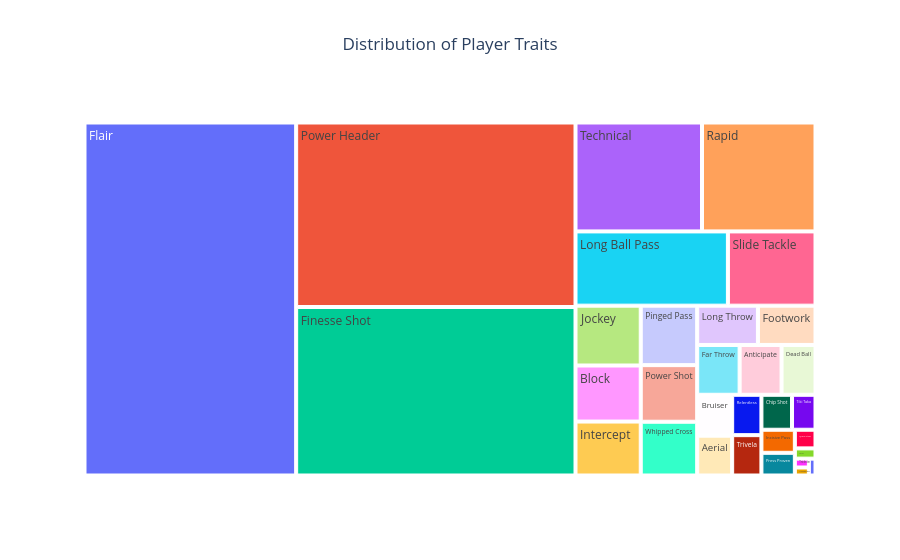

The notebook cell saved with this chart:
### Code cell
traits_series = df_clean['player_traits'].str.split(',', expand=True).stack()
trait_counts = traits_series.value_counts().reset_index()
trait_counts.columns = ['player_traits', 'count']
trait_counts_24 = trait_counts[trait_counts['player_traits'].isin(df_24_clean['player_traits'].unique())]
trait_counts_24.to_csv('trait_counts_24.csv', index=False)

fig = px.treemap(
    trait_counts_24, 
    path=['player_traits'], 
    values='count',
    title='Distribution of Player Traits',
)
fig.update_traces(hovertemplate='Trait: %{label}<br>Count: %{value}<extra></extra>')
fig.update_layout(title='Distribution of Player Traits', title_x=0.5)
fig.show()

### Figure 1 — Plotly figure (JSON) as saved in the notebook; plotly's stock layout.template omitted (floating-point values rounded to 4 significant figures)
{"data": [{"branchvalues": "total", "domain": {"x": [0, 1], "y": [0, 1]}, "hovertemplate": "Trait: %{label}<br>Count: %{value}<extra></extra>", "ids": ["Acrobatic", "Aerial", "Anticipate", "Block", "Bruiser", "Chip Shot", "Dead Ball", "Far Throw", "Finesse Shot", "First Touch", "Flair", "Footwork", "Incisive Pass", "Intercept", "Jockey", "Long Ball Pass", "Long Throw", "Long Throw +", "Pinged Pass", "Power Header", "Power Shot", "Press Proven", "Quick Step", "Rapid", "Relentless", "Slide Tackle", "Technical", "Tiki Taka", "Trickster", "Trivela", "Whipped Cross"], "labels": ["Acrobatic", "Aerial", "Anticipate", "Block", "Bruiser", "Chip Shot", "Dead Ball", "Far Throw", "Finesse Shot", "First Touch", "Flair", "Footwork", "Incisive Pass", "Intercept", "Jockey", "Long Ball Pass", "Long Throw", "Long Throw +", "Pinged Pass", "Power Header", "Power Shot", "Press Proven", "Quick Step", "Rapid", "Relentless", "Slide Tackle", "Technical", "Tiki Taka", "Trickster", "Trivela", "Whipped Cross"], "name": "", "parents": ["", "", "", "", "", "", "", "", "", "", "", "", "", "", "", "", "", "", "", "", "", "", "", "", "", "", "", "", "", "", ""], "type": "treemap", "values": [9, 112, 168, 294, 115, 86, 136, 170, 3785, 17, 6009, 182, 62, 283, 314, 910, 192, 9, 270, 4145, 257, 61, 31, 994, 95, 523, 1108, 66, 10, 95, 244]}], "layout": {"autosize": true, "legend": {"tracegroupgap": 0}, "title": {"text": "Distribution of Player Traits", "x": 0.5}}}
